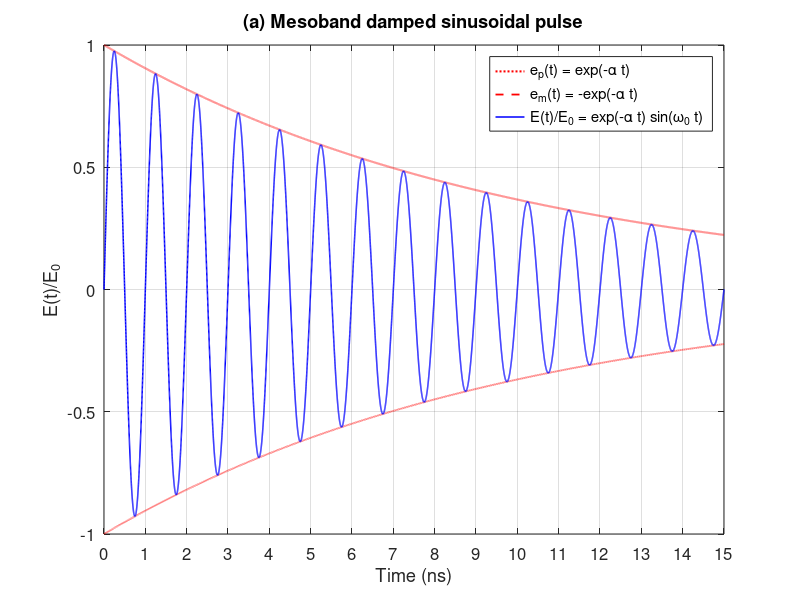
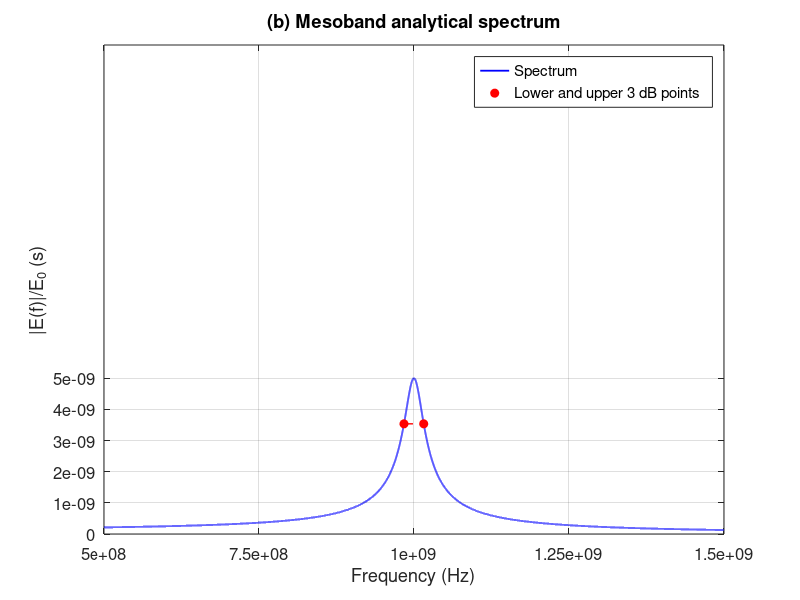
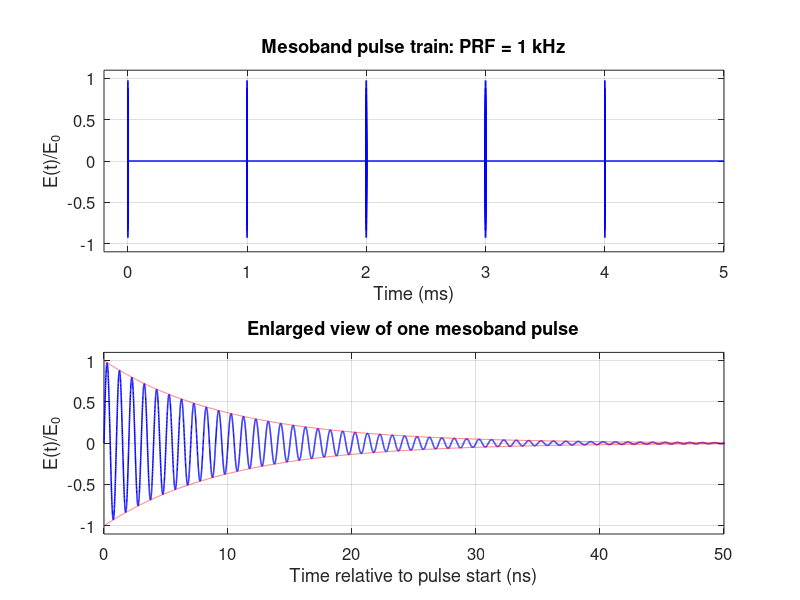

These charts were generated, in order, by the following MATLAB code:
%% Mesoband waveform and spectrum:
clear; clc; close all;

%% Parameters
f0    = 1e9;              % Sinusoidal frequency: 1 GHz
w0    = 2*pi*f0;          % Angular frequency (rad/s)
alpha = 1e8;              % Damping coefficient (1/s)

%% Figure (a): Normalized time-domain waveform
t = linspace(0, 15e-9, 15001);

ep = exp(-alpha*t);       % Upper envelope
em = -ep;                % Lower envelope
En = ep .* sin(w0*t);     % Normalized field E(t)/E0

figure('Color','w','Position',[150 150 780 480]);

h1 = plot(t*1e9, ep, 'r:', 'LineWidth',1.5);
hold on;
h2 = plot(t*1e9, em, 'r--','LineWidth',1.3);
h3 = plot(t*1e9, En, 'b-', 'LineWidth',1.1);

xlabel('Time (ns)');
ylabel('E(t)/E_0');
title('(a) Mesoband damped sinusoidal pulse');

legend([h1 h2 h3], ...
    {'e_p(t) = exp(-\alpha t)', ...
     'e_m(t) = -exp(-\alpha t)', ...
     'E(t)/E_0 = exp(-\alpha t) sin(\omega_0 t)'}, ...
    'Location','northeast');

xlim([0 15]);
ylim([-1 1]);
xticks(0:1:15);
yticks(-1:0.5:1);

grid on; box on;
set(gca,'FontSize',12);

%% Figure (b): Normalized analytical spectrum
f = linspace(0.5e9, 1.5e9, 50001);
w = 2*pi*f;

% |E_tilde(f)| / E0
Sn = w0 ./ sqrt((alpha^2 + w0^2 - w.^2).^2 ...
                + 4*alpha^2*w.^2);

% Exact spectral peak for w0 > alpha
wPeak = sqrt(w0^2-alpha^2);
fPeak = wPeak/(2*pi);
Smax  = 1/(2*alpha);

% Exact 3 dB frequencies for these parameters
% At these points, spectral magnitude = peak/sqrt(2)
fL3 = sqrt(w0^2-alpha^2-2*alpha*w0)/(2*pi);
fH3 = sqrt(w0^2-alpha^2+2*alpha*w0)/(2*pi);

S3dB = Smax/sqrt(2);
BW3  = fH3-fL3;

figure('Color','w','Position',[200 200 780 480]);

hS = plot(f, Sn, 'b', 'LineWidth',1.3);
hold on;

hP = plot([fL3 fH3], [S3dB S3dB], 'ro', ...
    'MarkerFaceColor','r','MarkerSize',6);

% Short horizontal line connecting the 3 dB points
plot([fL3 fH3], [S3dB S3dB], 'r--', ...
    'LineWidth',1,'HandleVisibility','off');

xlabel('Frequency (Hz)');
ylabel('|E(f)|/E_0 (s)');
title('(b) Mesoband analytical spectrum');

legend([hS hP], {'Spectrum','Lower and upper 3 dB points'}, ...
    'Location','northeast');

xlim([0.5e9 1.5e9]);
ylim([0 5e-9]);

xticks([0.5 0.75 1 1.25 1.5]*1e9);
yticks((0:1:5)*1e-9);

grid on; box on;
set(gca,'FontSize',12);

%% Print results
fprintf('Sinusoidal frequency: %.3f GHz\n', f0/1e9);
fprintf('Cycle period: %.2f ns\n', 1e9/f0);
fprintf('Cycles in the 15 ns display: %.0f\n', f0*15e-9);
fprintf('Envelope at 15 ns: %.4f\n', exp(-alpha*15e-9));
fprintf('Spectral peak frequency: %.3f MHz\n', fPeak/1e6);
fprintf('Normalized spectral peak: %.3e s\n', Smax);
fprintf('Lower 3 dB frequency: %.3f MHz\n', fL3/1e6);
fprintf('Upper 3 dB frequency: %.3f MHz\n', fH3/1e6);
fprintf('3 dB bandwidth: %.3f MHz\n', BW3/1e6);

%% Figure (c): Mesoband pulse train
PRF  = 1000;                % Pulses per second
Trep = 1/PRF;               % 1 ms between pulse starts
Np   = 5;                  % Number of pulses displayed

% Resolve individual oscillations without sampling entire millisecond gaps
dt = 1/(200*f0);            % 200 samples per cycle
tLocal = 0:dt:200e-9;

% Normalized waveform of one pulse
pulse = exp(-alpha*tLocal).*sin(w0*tLocal);

figure('Color','w','Position',[250 150 900 650]);

subplot(2,1,1);
hold on;

for k = 0:Np-1
    tStart = k*Trep;

    % Actual damped oscillations
    plot((tStart+tLocal)*1e3, pulse, ...
         'b','LineWidth',1.1);

    % Neglect the extremely small remaining tail
    plot([tStart+tLocal(end), (k+1)*Trep]*1e3, ...
         [0 0], 'b','LineWidth',1);
end

xlabel('Time (ms)');
ylabel('E(t)/E_0');
title('Mesoband pulse train: PRF = 1 kHz');
xlim([-0.2 Np*Trep*1e3]);
ylim([-1.1 1.1]);
xticks(0:Np);

grid on; box on;
set(gca,'FontSize',12);

%% Enlarged view of one pulse
subplot(2,1,2);

plot(tLocal*1e9, pulse, 'b','LineWidth',1.1);
hold on;
plot(tLocal*1e9,  exp(-alpha*tLocal), 'r--');
plot(tLocal*1e9, -exp(-alpha*tLocal), 'r--');

xlabel('Time relative to pulse start (ns)');
ylabel('E(t)/E_0');
title('Enlarged view of one mesoband pulse');
xlim([0 50]);
ylim([-1.1 1.1]);

grid on; box on;
set(gca,'FontSize',12);
